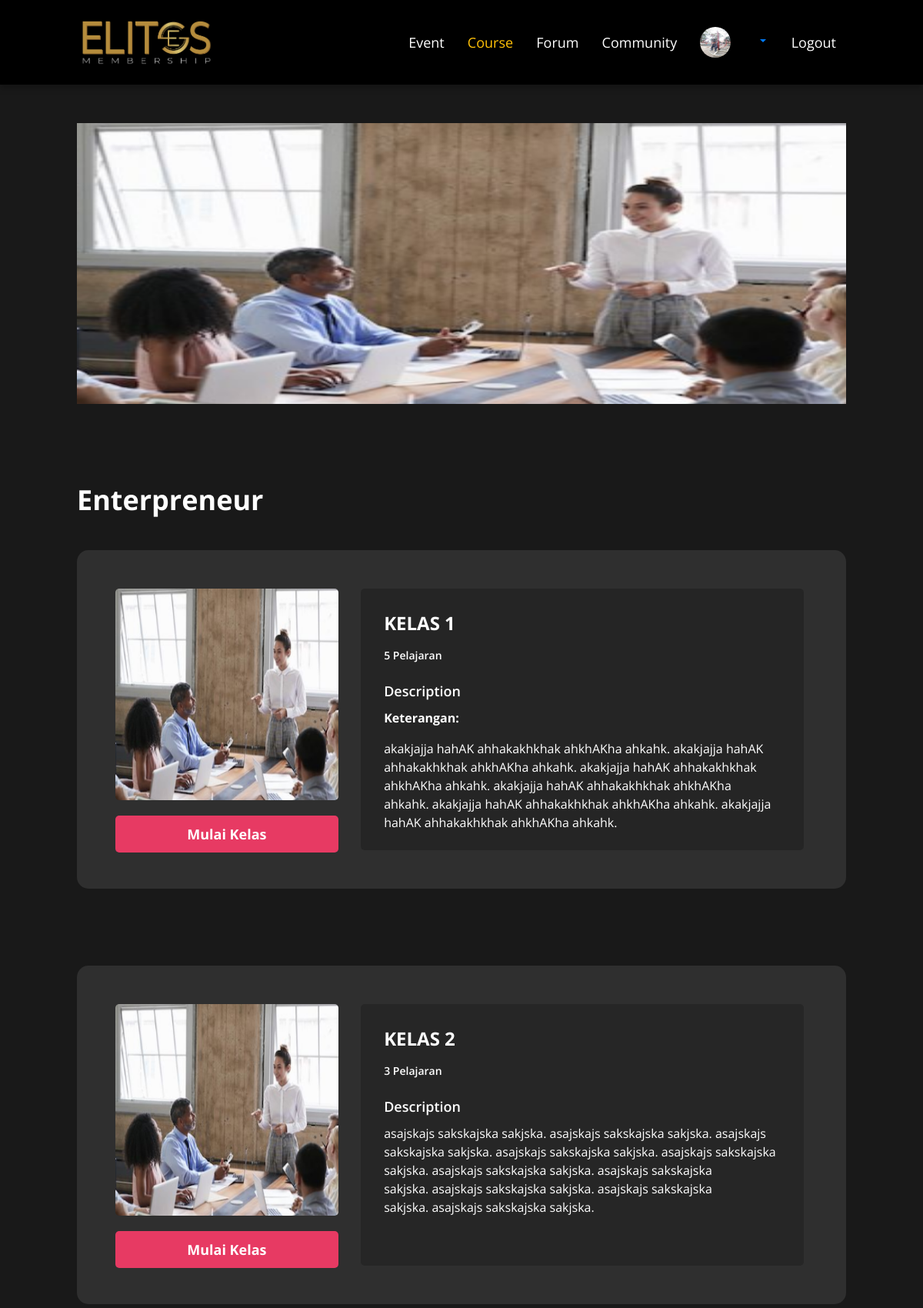
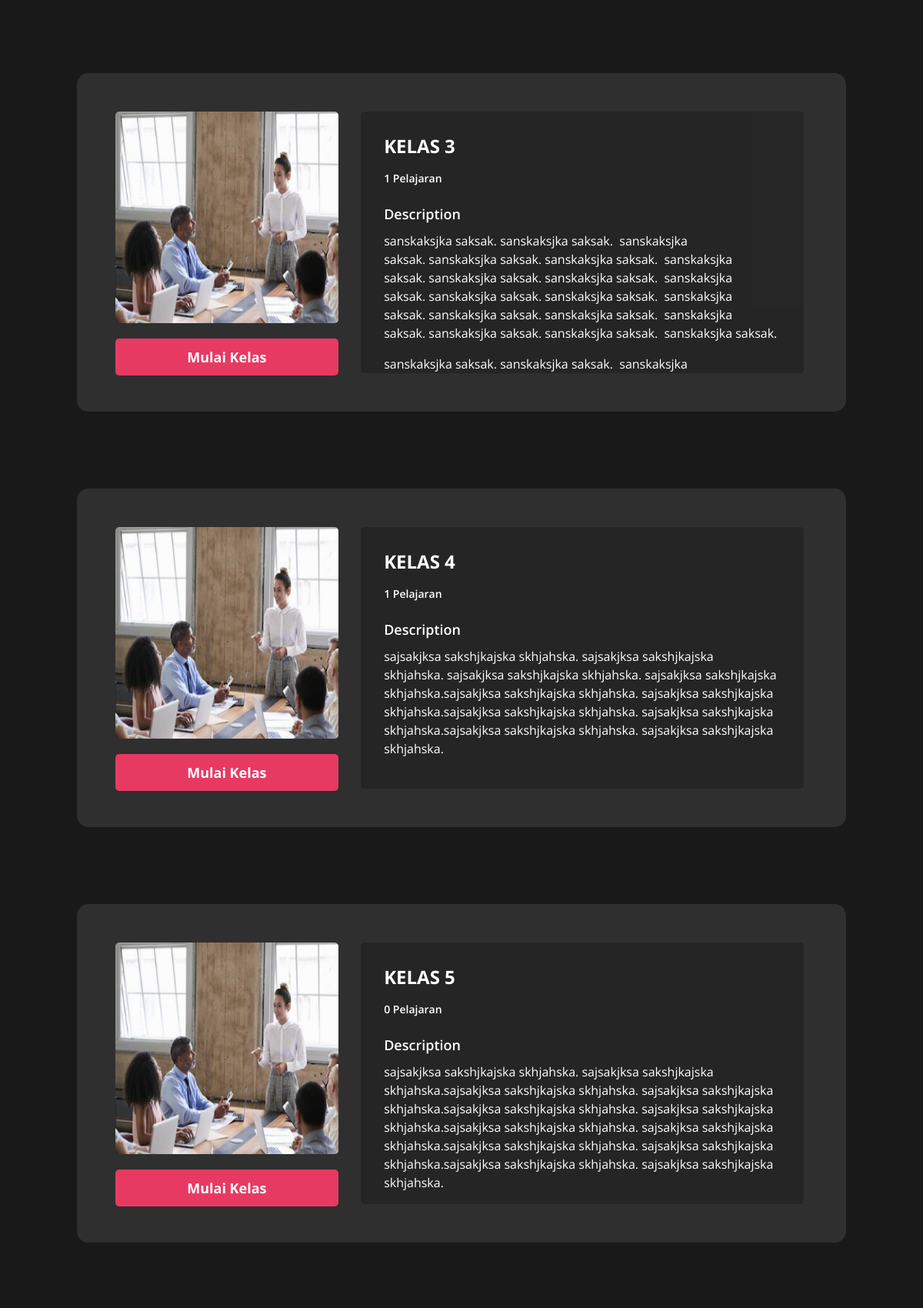
Screenshot of /index.php?hal=course (signed in, upper part) with the database file from the repository (2 pictures, top to bottom).
### tables this page shows
CREATE TABLE `user` (
  `id_user` int(15) NOT NULL,
  `nama_user` varchar(50) NOT NULL,
  `alamat` text NOT NULL,
  `tgl_lahir` date NOT NULL,
  `jenis_kelamin` varchar(15) NOT NULL,
  `no_hp` varchar(15) NOT NULL,
  `email` varchar(50) NOT NULL,
  `password` varchar(15) NOT NULL,
  `foto` varchar(100) NOT NULL,
  `hak_akses` varchar(15) NOT NULL,
  `status` varchar(15) NOT NULL,
  `setuju` varchar(5) NOT NULL
);

CREATE TABLE `info` (
  `id_info` int(11) NOT NULL,
  `jenis_info` varchar(50) NOT NULL,
  `deskripsi` text NOT NULL,
  `tgl_info` date NOT NULL,
  `foto_info` varchar(100) NOT NULL,
  `id_user` int(15) NOT NULL
);

CREATE TABLE `user_status` (
  `id_userstats` int(11) NOT NULL,
  `id_user` int(15) NOT NULL,
  `id_paket` int(15) NOT NULL
);

CREATE TABLE `paket_member` (
  `id_paket` int(11) NOT NULL,
  `nama_paket` varchar(50) NOT NULL,
  `harga_member` double NOT NULL,
  `deskripsi_paket` text NOT NULL,
  `kondisi` varchar(10) NOT NULL,
  `jumlah_kelas` int(11) NOT NULL,
  `foto_paket` varchar(100) NOT NULL,
  `masa_berlaku` varchar(20) NOT NULL
);

CREATE TABLE `paket_kelas` (
  `id_paketkelas` int(11) NOT NULL,
  `id_paket` int(11) NOT NULL,
  `id_kelas` int(11) NOT NULL
);

CREATE TABLE `kelas` (
  `id_kelas` int(11) NOT NULL,
  `nama_kelas` varchar(50) NOT NULL,
  `deskripsi` text NOT NULL,
  `foto_kelas` varchar(100) NOT NULL,
  `kondisi` varchar(15) NOT NULL,
  `pesan` text DEFAULT NULL
);

### fungsional/data/konfigurasi.php (called while the page is built, shortened)
<?php
    class konfigurasi
    {
        function sambungkan()
        {
            include './fungsional/data/koneksi.php';
            $sambungan = mysqli_connect($server, $username, $password, $database);
            if ($sambungan)
            {
                return $sambungan;
            }
            else
            {
                echo
                "
                    <h1>Gagal Konek database</h1>
                ";
            }
        }
    }
?>

### fungsional/data/isiData.php (called while the page is built, shortened)
<?php
    class isiData extends konfigurasi
    {
        public function perulanganData($q)
        {
            while ($a = mysqli_fetch_array($q))
            {
                $isi[]=$a;
            }
            return $isi;
        }
        public function hitungData($q)
        {
            $hitung = mysqli_num_rows($q);
            return $hitung;
        }
        public function eksekusiSQL($sqlnya)
        {
            $sambungannya=parent::sambungkan();
            $que = mysqli_query($sambungannya, $sqlnya);
            return $que;
        }
        public function tampilId($nama_tabel, $id, $val)
        {
            $sql = "SELECT *FROM $nama_tabel WHERE $id = '$val'";
            $que = $this->eksekusiSQL($sql);
            $kondisi = $this->perulanganData($que);
            return $kondisi;
        }
    }
?>

### fungsional/data/data-user.php (called while the page is built, shortened)
<?php
    if (!empty($iduser))
    {
        $tampil = $crud->tampilId("user", "id_user", "$iduser");
        foreach ($tampil as $key)
        {
            $namauser = $key['nama_user'];
            $foto     = $key['foto'];
            if ($foto=='Kosong')
            {
                $gambar = "./img/nofoto.png";
                $acakGambar = md5($gambar);
                $kataTombolFoto = "Upload Foto";
            }
            else
            {
                $gambar ="./foto/user/$foto";
            }
        }
    }
?>

### fungsional/halm/course.php (the view, shortened to what this page needs)
<link rel="stylesheet" href="./css/course.css">
<?php
    include './fungsional/konfig/header.php';
    $kursus = $crud->eksekusiSQl("SELECT *FROM info
    WHERE jenis_info='Course'
    ");
    foreach ($kursus as $ev) {
    $foto  = $ev['foto_info'];
    $tujuanHeader = "./foto/$foto";
    }
?>
<section id="banner">
  <div class="container">
    <img  class="top-banner" src=" <?php echo $tujuanHeader; ?>" />
  </div>
</section>
<section id="courses">
  <div class="container">
  <div class="container-card">
    <?php
            $statuser = $crud->eksekusiSQl("SELECT *FROM user_status
                                              INNER JOIN paket_member
                                                ON user_status.id_paket = paket_member.id_paket
                                            WHERE id_user='$userId'");
            foreach ($statuser as $e)
            {
              $idpaket     = $e['id_paket'];
              $namaPaket   = $e['nama_paket'];
            }
            echo
            "
              <h1 class='status-member'>$namaPaket</h1>
            ";
            $perintah = $crud->eksekusiSQl("SELECT *FROM paket_kelas
                                            INNER JOIN kelas ON kelas.id_kelas = paket_kelas.id_kelas
                                            WHERE paket_kelas.id_paket = '$idpaket'
                                            ");
            $hitung   = $crud->hitungData($perintah);
            if ($hitung==0)
            {
                pesanKosong();
            }
            else
            {
              foreach($perintah as $a)
              {
                  $idkel = $a['id_kelas'];
                  $nama  = $a['nama_kelas'];
                  $foto  = $a['foto_kelas'];
                  $desk  = $a['deskripsi'];
                  $pel = $crud->eksekusiSQl("SELECT *FROM kursus
                                              INNER JOIN pilar ON
                                              pilar.id_pilar = kursus.id_pilar
                                              INNER JOIN kelas ON
                                              kelas.id_kelas = pilar.id_kelas
                                              WHERE
                                              pilar.id_kelas='$idkel'");
                  $hit = $crud->hitungData($pel);
                  if ($foto=="Kosong")
                  {
                      $gambar = "<img src='img/nofoto.png'>";
                  }
                  else
                  {
                      $tujuan = "foto/$foto";
                      $gambar =
                      "
                        <img src='$tujuan'>
                      ";
                  }
                  echo
                  "
                  <div class='card-course'>
                    <div class='row-1'>
                        $gambar
                        <a class='btn btn-mulai' href='?hal=course-info&k=$idkel&p=$idpaket' >Mulai Kelas</a>
                    </div>
                    <div class='card-body row-2'>
                        <h2 class='card-title'>$nama</h2>
                        <p class='subcourse'>$hit Pelajaran</p>
                        <h3 class='desc-course'>Description</h3>
                        $desk
                    </div>
                  </div>
                  ";
              }
            }
    ?>
        </div>
    </div>
</section>

### fungsional/konfig/headerUdahLogin.php (shortened to what this page needs)
<?php
    $go = @$_GET['hal'];
    if ($go=='event')
    {
        $event = "text-warning";
        $course= "";
        $forum = "";
        $comunity = "";
        $profile  = "";
    }
    elseif ($go=='event-info')
    {
        $event = "text-warning";
        $course= "";
        $forum = "";
        $comunity = "";
        $profile  = "";
    }
    elseif ($go=='course')
    {
        $event = "";
        $course= "text-warning";
        $forum = "";
        $comunity = "";
        $profile  = "";
    }
    elseif ($go=='course-detail')
    {
        $event = "";
        $course= "text-warning";
        $forum = "";
        $comunity = "";
        $profile  = "";
    }
    elseif ($go=='course-rating')
    {
        $event = "";
        $course= "text-warning";
        $forum = "";
        $comunity = "";
        $profile  = "";
    }
    elseif ($go=='course-info')
    {
        $event = "";
        $course= "text-warning";
        $forum = "";
        $comunity = "";
        $profile  = "";
    }
    else
    {
        $event = "";
        $course= "";
        $forum = "";
        $comunity = "";
        $profile  = "";
    }
?>
<section id="navigation-bar">
        <div class="container-navbar">
            <nav class="navbar">
                <a class="logo" href="index.php">
                    <img src="./img/logoElites.png" alt="logo">
                </a>
                <div class = "nav-list">
                    <a class="btn active <?php echo $event; ?>" href="?hal=event">Event</a>
                    <a class="btn active <?php echo $course; ?>" href="?hal=course">Course</a>
                    <a class="btn active <?php echo $forum; ?>" href="?hal=cooming-soon&tuj=forum">Forum</a>
                    <a class="btn active <?php echo $comunity; ?>" href="?hal=cooming-soon&tuj=comunity">Community</a>
                    <a class="btn profile-pict" href="?hal=akun-profile&tuj=profile">
                        <img <?php echo $profile; ?> title="<?php echo $namauser; ?>" src="<?php echo $gambar; ?>" />
                    </a>
                    <a class="nav-link dropdown-toggle" href="#" id="navbarDropdown" role="button" data-toggle="dropdown" aria-haspopup="true" aria-expanded="false">
                    </a>
                    <a class="btn logout"href="?hal=logout">Logout</a>
                </div>
            </nav>
        </div>
</section>

### css/ev-design.css (style rules this page uses)
body { font-family: 'Open Sans', sans-serif; font-style: normal; color: #FFFFFF; }
.container { position: relative; top:110px; padding: 50px 100px; display: block; max-width: 1519px; margin: auto; background: rgba(0, 0, 0, 0.9); }
.container-navbar { position: fixed; top:0; left: 0; right: 0; z-index: 100; padding: 25px 100px; background-color: black; filter: drop-shadow(0px 4px 4px rgba(0, 0, 0, 0.25)); }
.navbar { padding: 0; }
.logo img { width: 180px; height: 60px; }
.nav-list .btn { font-size: 18px; text-align: center; color: white; }
.nav-list .profile-pict img { width: 40px; height: 40px; border-radius: 50%; }
.nav-link { display: inline; }
.card-title { font-weight: 600; font-size: 18px; line-height: 30px; }
@media only screen and (max-width: 1400px) { .card-body { padding: 15px; } }
@media only screen and (max-width: 1300px) { .card-body { padding: 15px; } }
@media only screen and (max-width: 1200px) { .card-title { font-size: 14px; } }
.card-body { padding-bottom: 25px; }

### css/course.css (style rules this page uses)
.top-banner { width: 100%; height: 365px; text-align: center; }
.status-member { margin-bottom: 40px; font-weight: bold; font-size: 36px; line-height: 50px; }
.card-course { background-color: rgb(47, 47, 47); padding: 50px; display: inline-block; border-radius: 15px; margin-bottom: 100px; }
.row-1 { vertical-align: top; display: inline-block; width: 35%; height: 340px; }
.row-1 img { border-radius: 5px; height: 275px; width: 92%; }
.row-1 .btn-mulai { width: 92%; margin-top: 20px; color:white; font-weight: bold; font-size: 18px; line-height: 34px; background: #E73A63; border-radius: 5px; }
.row-2 { vertical-align: top; display: inline-block; width: 64%; height: 340px; background-color: rgba(0,0,0, 0.2); padding: 30px; border-radius: 5px; overflow: auto; }
.card-title { font-weight: bold; font-size: 24px; line-height: 30px; }
.subcourse { font-weight: 600; font-size: 14px; line-height: 30px; }
.desc-course { font-weight: 600; font-size: 18px; line-height: 30px; }

### rows the page displays
user: foto (picture)
info: foto_info (picture)
user_status: id_paket.nama_paket "Enterpreneur"
paket_kelas: id_kelas.foto_kelas (picture), id_kelas.nama_kelas "KELAS 1", hit "5", id_kelas.deskripsi "Keterangan: akakjajja hahAK ahhakakhkhak ahkhAKha ahkahk. akakjajja hahAK ahhakakhkhak ahkhAKha ahkahk. akakjajja hahAK ahhakakhkhak ahkhAKha ahkahk. akakjajja hahAK ahhakakhkhak ahkhAKha ahkahk. akakjajja hahAK ahhakakhkhak ahkhAKha ahkahk. akakjajja hahAK ahhakakhkhak ahkhAKha ahkahk."
paket_kelas: id_kelas.foto_kelas (picture), id_kelas.nama_kelas "KELAS 2", hit "3", id_kelas.deskripsi "asajskajs sakskajska sakjska. asajskajs sakskajska sakjska. asajskajs sakskajska sakjska. asajskajs sakskajska sakjska. asajskajs sakskajska sakjska. asajskajs sakskajska sakjska. asajskajs sakskajska sakjska. asajskajs sakskajska sakjska. asajskajs sakskajska sakjska. asajskajs sakskajska sakjska."
paket_kelas: id_kelas.foto_kelas (picture), id_kelas.nama_kelas "KELAS 3", hit "1", id_kelas.deskripsi "sanskaksjka saksak. sanskaksjka saksak. sanskaksjka saksak. sanskaksjka saksak. sanskaksjka saksak. sanskaksjka saksak. sanskaksjka saksak. sanskaksjka saksak. sanskaksjka saksak. sanskaksjka saksak. sanskaksjka saksak. sanskaksjka saksak. sanskaksjka saksak. sanskaksjka saksak. sanskaksjka saksak. sanskaksjka saksak. sanskaksjka saksak. sanskaksjka saksak. sanskaksjka saksak. sanskaksjka saksak. sanskaksjka…"
paket_kelas: id_kelas.foto_kelas (picture), id_kelas.nama_kelas "KELAS 4", hit "1", id_kelas.deskripsi "sajsakjksa sakshjkajska skhjahska. sajsakjksa sakshjkajska skhjahska. sajsakjksa sakshjkajska skhjahska. sajsakjksa sakshjkajska skhjahska.sajsakjksa sakshjkajska skhjahska. sajsakjksa sakshjkajska skhjahska.sajsakjksa sakshjkajska skhjahska. sajsakjksa sakshjkajska skhjahska.sajsakjksa sakshjkajska skhjahska. sajsakjksa sakshjkajska skhjahska."
paket_kelas: id_kelas.foto_kelas (picture), id_kelas.nama_kelas "KELAS 5", hit "0", id_kelas.deskripsi "sajsakjksa sakshjkajska skhjahska. sajsakjksa sakshjkajska skhjahska.sajsakjksa sakshjkajska skhjahska. sajsakjksa sakshjkajska skhjahska.sajsakjksa sakshjkajska skhjahska. sajsakjksa sakshjkajska skhjahska.sajsakjksa sakshjkajska skhjahska. sajsakjksa sakshjkajska skhjahska.sajsakjksa sakshjkajska skhjahska. sajsakjksa sakshjkajska skhjahska.sajsakjksa sakshjkajska skhjahska. sajsakjksa sakshjkajska skhjahska."
